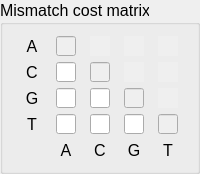
        <widget class="QGroupBox" name="groupBox_13">
         <property name="enabled">
          <bool>true</bool>
         </property>
         <property name="sizePolicy">
          <sizepolicy hsizetype="Fixed" vsizetype="Preferred">
           <horstretch>0</horstretch>
           <verstretch>0</verstretch>
          </sizepolicy>
         </property>
         <property name="font">
          <font>
           <pointsize>12</pointsize>
          </font>
         </property>
         <property name="mouseTracking">
          <bool>false</bool>
         </property>
         <property name="acceptDrops">
          <bool>false</bool>
         </property>
         <property name="title">
          <string>Mismatch cost matrix</string>
         </property>
         <layout class="QGridLayout" name="gridLayout_12">
          <item row="0" column="0">
           <widget class="QLabel" name="label_102">
            <property name="sizePolicy">
             <sizepolicy hsizetype="Fixed" vsizetype="Fixed">
              <horstretch>0</horstretch>
              <verstretch>0</verstretch>
             </sizepolicy>
            </property>
            <property name="minimumSize">
             <size>
              <width>20</width>
              <height>20</height>
             </size>
            </property>
            <property name="maximumSize">
             <size>
              <width>20</width>
              <height>20</height>
             </size>
            </property>
            <property name="text">
             <string>A</string>
            </property>
            <property name="alignment">
             <set>Qt::AlignCenter</set>
            </property>
           </widget>
          </item>
          <item row="0" column="1">
           <widget class="QLineEdit" name="lineEdit_AA">
            <property name="enabled">
             <bool>false</bool>
            </property>
            <property name="sizePolicy">
             <sizepolicy hsizetype="Fixed" vsizetype="Fixed">
              <horstretch>0</horstretch>
              <verstretch>0</verstretch>
             </sizepolicy>
            </property>
            <property name="minimumSize">
             <size>
              <width>20</width>
              <height>20</height>
             </size>
            </property>
            <property name="maximumSize">
             <size>
              <width>20</width>
              <height>20</height>
             </size>
            </property>
           </widget>
          </item>
          <item row="0" column="2">
           <widget class="QLineEdit" name="lineEdit_AC">
            <property name="enabled">
             <bool>false</bool>
            </property>
            <property name="sizePolicy">
             <sizepolicy hsizetype="Fixed" vsizetype="Fixed">
              <horstretch>0</horstretch>
              <verstretch>0</verstretch>
             </sizepolicy>
            </property>
            <property name="minimumSize">
             <size>
              <width>20</width>
              <height>20</height>
             </size>
            </property>
            <property name="maximumSize">
             <size>
              <width>20</width>
              <height>20</height>
             </size>
            </property>
            <property name="mouseTracking">
             <bool>false</bool>
            </property>
            <property name="acceptDrops">
             <bool>false</bool>
            </property>
            <property name="frame">
             <bool>false</bool>
            </property>
           </widget>
          </item>
          <item row="0" column="3">
           <widget class="QLineEdit" name="lineEdit_AG">
            <property name="enabled">
             <bool>false</bool>
            </property>
            <property name="sizePolicy">
             <sizepolicy hsizetype="Fixed" vsizetype="Fixed">
              <horstretch>0</horstretch>
              <verstretch>0</verstretch>
             </sizepolicy>
            </property>
            <property name="minimumSize">
             <size>
              <width>20</width>
              <height>20</height>
             </size>
            </property>
            <property name="maximumSize">
             <size>
              <width>20</width>
              <height>20</height>
             </size>
            </property>
            <property name="mouseTracking">
             <bool>false</bool>
            </property>
            <property name="acceptDrops">
             <bool>false</bool>
            </property>
            <property name="frame">
             <bool>false</bool>
            </property>
           </widget>
          </item>
          <item row="0" column="4">
           <widget class="QLineEdit" name="lineEdit_AT">
            <property name="enabled">
             <bool>false</bool>
            </property>
            <property name="sizePolicy">
             <sizepolicy hsizetype="Fixed" vsizetype="Fixed">
              <horstretch>0</horstretch>
              <verstretch>0</verstretch>
             </sizepolicy>
            </property>
            <property name="minimumSize">
             <size>
              <width>20</width>
              <height>20</height>
             </size>
            </property>
            <property name="maximumSize">
             <size>
              <width>20</width>
              <height>20</height>
             </size>
            </property>
            <property name="mouseTracking">
             <bool>false</bool>
            </property>
            <property name="acceptDrops">
             <bool>false</bool>
            </property>
            <property name="frame">
             <bool>false</bool>
            </property>
           </widget>
          </item>
          <item row="1" column="0">
           <widget class="QLabel" name="label_103">
            <property name="sizePolicy">
             <sizepolicy hsizetype="Fixed" vsizetype="Fixed">
              <horstretch>0</horstretch>
              <verstretch>0</verstretch>
             </sizepolicy>
            </property>
            <property name="minimumSize">
             <size>
              <width>20</width>
              <height>20</height>
             </size>
            </property>
            <property name="maximumSize">
             <size>
              <width>20</width>
              <height>20</height>
             </size>
            </property>
            <property name="text">
             <string>C</string>
            </property>
            <property name="alignment">
             <set>Qt::AlignCenter</set>
            </property>
           </widget>
          </item>
          <item row="1" column="1">
           <widget class="QLineEdit" name="lineEdit_CA">
            <property name="enabled">
             <bool>true</bool>
            </property>
            <property name="sizePolicy">
             <sizepolicy hsizetype="Fixed" vsizetype="Fixed">
              <horstretch>0</horstretch>
              <verstretch>0</verstretch>
             </sizepolicy>
            </property>
            <property name="minimumSize">
             <size>
              <width>20</width>
              <height>20</height>
             </size>
            </property>
            <property name="maximumSize">
             <size>
              <width>20</width>
              <height>20</height>
             </size>
            </property>
           </widget>
          </item>
          <item row="1" column="2">
           <widget class="QLineEdit" name="lineEdit_CC">
            <property name="enabled">
             <bool>false</bool>
            </property>
            <property name="sizePolicy">
             <sizepolicy hsizetype="Fixed" vsizetype="Fixed">
              <horstretch>0</horstretch>
              <verstretch>0</verstretch>
             </sizepolicy>
            </property>
            <property name="minimumSize">
             <size>
              <width>20</width>
              <height>20</height>
             </size>
            </property>
            <property name="maximumSize">
             <size>
              <width>20</width>
              <height>20</height>
             </size>
            </property>
           </widget>
          </item>
          <item row="1" column="3">
           <widget class="QLineEdit" name="lineEdit_CG">
            <property name="enabled">
             <bool>false</bool>
            </property>
            <property name="sizePolicy">
             <sizepolicy hsizetype="Fixed" vsizetype="Fixed">
              <horstretch>0</horstretch>
              <verstretch>0</verstretch>
             </sizepolicy>
            </property>
            <property name="minimumSize">
             <size>
              <width>20</width>
              <height>20</height>
             </size>
            </property>
            <property name="maximumSize">
             <size>
              <width>20</width>
              <height>20</height>
             </size>
            </property>
            <property name="mouseTracking">
             <bool>false</bool>
            </property>
            <property name="acceptDrops">
             <bool>false</bool>
            </property>
            <property name="frame">
             <bool>false</bool>
            </property>
           </widget>
          </item>
          <item row="1" column="4">
           <widget class="QLineEdit" name="lineEdit_CT">
            <property name="enabled">
             <bool>false</bool>
            </property>
            <property name="sizePolicy">
             <sizepolicy hsizetype="Fixed" vsizetype="Fixed">
              <horstretch>0</horstretch>
              <verstretch>0</verstretch>
             </sizepolicy>
            </property>
            <property name="minimumSize">
             <size>
              <width>20</width>
              <height>20</height>
             </size>
            </property>
            <property name="maximumSize">
             <size>
              <width>20</width>
              <height>20</height>
             </size>
            </property>
            <property name="mouseTracking">
             <bool>false</bool>
            </property>
            <property name="acceptDrops">
             <bool>false</bool>
            </property>
            <property name="frame">
             <bool>false</bool>
            </property>
           </widget>
          </item>
          <item row="2" column="0">
           <widget class="QLabel" name="label_104">
            <property name="sizePolicy">
             <sizepolicy hsizetype="Fixed" vsizetype="Fixed">
              <horstretch>0</horstretch>
              <verstretch>0</verstretch>
             </sizepolicy>
            </property>
            <property name="minimumSize">
             <size>
              <width>20</width>
              <height>20</height>
             </size>
            </property>
            <property name="maximumSize">
             <size>
              <width>20</width>
              <height>20</height>
             </size>
            </property>
            <property name="text">
             <string>G</string>
            </property>
            <property name="alignment">
             <set>Qt::AlignCenter</set>
            </property>
           </widget>
          </item>
          <item row="2" column="1">
           <widget class="QLineEdit" name="lineEdit_GA">
            <property name="enabled">
             <bool>true</bool>
            </property>
            <property name="sizePolicy">
             <sizepolicy hsizetype="Fixed" vsizetype="Fixed">
              <horstretch>0</horstretch>
              <verstretch>0</verstretch>
             </sizepolicy>
            </property>
            <property name="minimumSize">
             <size>
              <width>20</width>
              <height>20</height>
             </size>
            </property>
            <property name="maximumSize">
             <size>
              <width>20</width>
              <height>20</height>
             </size>
            </property>
           </widget>
          </item>
          <item row="2" column="2">
           <widget class="QLineEdit" name="lineEdit_GC">
            <property name="enabled">
             <bool>true</bool>
            </property>
            <property name="sizePolicy">
             <sizepolicy hsizetype="Fixed" vsizetype="Fixed">
              <horstretch>0</horstretch>
              <verstretch>0</verstretch>
             </sizepolicy>
            </property>
            <property name="minimumSize">
             <size>
              <width>20</width>
              <height>20</height>
             </size>
            </property>
            <property name="maximumSize">
             <size>
              <width>20</width>
              <height>20</height>
             </size>
            </property>
           </widget>
          </item>
          <item row="2" column="3">
           <widget class="QLineEdit" name="lineEdit_GG">
            <property name="enabled">
             <bool>false</bool>
            </property>
            <property name="sizePolicy">
             <sizepolicy hsizetype="Fixed" vsizetype="Fixed">
              <horstretch>0</horstretch>
              <verstretch>0</verstretch>
             </sizepolicy>
            </property>
            <property name="minimumSize">
             <size>
              <width>20</width>
              <height>20</height>
             </size>
            </property>
            <property name="maximumSize">
             <size>
              <width>20</width>
              <height>20</height>
             </size>
            </property>
           </widget>
          </item>
          <item row="2" column="4">
           <widget class="QLineEdit" name="lineEdit_GT">
            <property name="enabled">
             <bool>false</bool>
            </property>
            <property name="sizePolicy">
             <sizepolicy hsizetype="Fixed" vsizetype="Fixed">
              <horstretch>0</horstretch>
              <verstretch>0</verstretch>
             </sizepolicy>
            </property>
            <property name="minimumSize">
             <size>
              <width>20</width>
              <height>20</height>
             </size>
            </property>
            <property name="maximumSize">
             <size>
              <width>20</width>
              <height>20</height>
             </size>
            </property>
            <property name="mouseTracking">
             <bool>false</bool>
            </property>
            <property name="acceptDrops">
             <bool>false</bool>
            </property>
            <property name="frame">
             <bool>false</bool>
            </property>
           </widget>
          </item>
          <item row="3" column="0">
           <widget class="QLabel" name="label_105">
            <property name="sizePolicy">
             <sizepolicy hsizetype="Fixed" vsizetype="Fixed">
              <horstretch>0</horstretch>
              <verstretch>0</verstretch>
             </sizepolicy>
            </property>
            <property name="minimumSize">
             <size>
              <width>20</width>
              <height>20</height>
             </size>
            </property>
            <property name="maximumSize">
             <size>
              <width>20</width>
              <height>20</height>
             </size>
            </property>
            <property name="text">
             <string>T</string>
            </property>
            <property name="alignment">
             <set>Qt::AlignCenter</set>
            </property>
           </widget>
          </item>
          <item row="3" column="1">
           <widget class="QLineEdit" name="lineEdit_TA">
            <property name="enabled">
             <bool>true</bool>
            </property>
            <property name="sizePolicy">
             <sizepolicy hsizetype="Fixed" vsizetype="Fixed">
              <horstretch>0</horstretch>
              <verstretch>0</verstretch>
             </sizepolicy>
            </property>
            <property name="minimumSize">
             <size>
              <width>20</width>
              <height>20</height>
             </size>
            </property>
            <property name="maximumSize">
             <size>
              <width>20</width>
              <height>20</height>
             </size>
            </property>
           </widget>
          </item>
          <item row="3" column="2">
           <widget class="QLineEdit" name="lineEdit_TC">
            <property name="enabled">
             <bool>true</bool>
            </property>
            <property name="sizePolicy">
             <sizepolicy hsizetype="Fixed" vsizetype="Fixed">
              <horstretch>0</horstretch>
              <verstretch>0</verstretch>
             </sizepolicy>
            </property>
            <property name="minimumSize">
             <size>
              <width>20</width>
              <height>20</height>
             </size>
            </property>
            <property name="maximumSize">
             <size>
              <width>20</width>
              <height>20</height>
             </size>
            </property>
           </widget>
          </item>
          <item row="3" column="3">
           <widget class="QLineEdit" name="lineEdit_TG">
            <property name="sizePolicy">
             <sizepolicy hsizetype="Fixed" vsizetype="Fixed">
              <horstretch>0</horstretch>
              <verstretch>0</verstretch>
             </sizepolicy>
            </property>
            <property name="minimumSize">
             <size>
              <width>20</width>
              <height>20</height>
             </size>
            </property>
            <property name="maximumSize">
             <size>
              <width>20</width>
              <height>20</height>
             </size>
            </property>
           </widget>
          </item>
          <item row="3" column="4">
           <widget class="QLineEdit" name="lineEdit_TT">
            <property name="enabled">
             <bool>false</bool>
            </property>
            <property name="sizePolicy">
             <sizepolicy hsizetype="Fixed" vsizetype="Fixed">
              <horstretch>0</horstretch>
              <verstretch>0</verstretch>
             </sizepolicy>
            </property>
            <property name="minimumSize">
             <size>
              <width>20</width>
              <height>20</height>
             </size>
            </property>
            <property name="maximumSize">
             <size>
              <width>20</width>
              <height>20</height>
             </size>
            </property>
           </widget>
          </item>
          <item row="4" column="0">
           <widget class="QLabel" name="label_106">
            <property name="sizePolicy">
             <sizepolicy hsizetype="Fixed" vsizetype="Fixed">
              <horstretch>0</horstretch>
              <verstretch>0</verstretch>
             </sizepolicy>
            </property>
            <property name="minimumSize">
             <size>
              <width>20</width>
              <height>20</height>
             </size>
            </property>
            <property name="maximumSize">
             <size>
              <width>20</width>
              <height>20</height>
             </size>
            </property>
            <property name="text">
             <string/>
            </property>
            <property name="alignment">
             <set>Qt::AlignCenter</set>
            </property>
           </widget>
          </item>
          <item row="4" column="1">
           <widget class="QLabel" name="label_107">
            <property name="sizePolicy">
             <sizepolicy hsizetype="Fixed" vsizetype="Fixed">
              <horstretch>0</horstretch>
              <verstretch>0</verstretch>
             </sizepolicy>
            </property>
            <property name="minimumSize">
             <size>
              <width>20</width>
              <height>20</height>
             </size>
            </property>
            <property name="maximumSize">
             <size>
              <width>20</width>
              <height>20</height>
             </size>
            </property>
            <property name="text">
             <string>A</string>
            </property>
            <property name="alignment">
             <set>Qt::AlignCenter</set>
            </property>
           </widget>
          </item>
          <item row="4" column="2">
           <widget class="QLabel" name="label_108">
            <property name="sizePolicy">
             <sizepolicy hsizetype="Fixed" vsizetype="Fixed">
              <horstretch>0</horstretch>
              <verstretch>0</verstretch>
             </sizepolicy>
            </property>
            <property name="minimumSize">
             <size>
              <width>20</width>
              <height>20</height>
             </size>
            </property>
            <property name="maximumSize">
             <size>
              <width>20</width>
              <height>20</height>
             </size>
            </property>
            <property name="text">
             <string>C</string>
            </property>
            <property name="alignment">
             <set>Qt::AlignCenter</set>
            </property>
           </widget>
          </item>
          <item row="4" column="3">
           <widget class="QLabel" name="label_109">
            <property name="sizePolicy">
             <sizepolicy hsizetype="Fixed" vsizetype="Fixed">
              <horstretch>0</horstretch>
              <verstretch>0</verstretch>
             </sizepolicy>
            </property>
            <property name="minimumSize">
             <size>
              <width>20</width>
              <height>20</height>
             </size>
            </property>
            <property name="maximumSize">
             <size>
              <width>20</width>
              <height>20</height>
             </size>
            </property>
            <property name="text">
             <string>G</string>
            </property>
            <property name="alignment">
             <set>Qt::AlignCenter</set>
            </property>
           </widget>
          </item>
          <item row="4" column="4">
           <widget class="QLabel" name="label_110">
            <property name="sizePolicy">
             <sizepolicy hsizetype="Fixed" vsizetype="Fixed">
              <horstretch>0</horstretch>
              <verstretch>0</verstretch>
             </sizepolicy>
            </property>
            <property name="minimumSize">
             <size>
              <width>20</width>
              <height>20</height>
             </size>
            </property>
            <property name="maximumSize">
             <size>
              <width>20</width>
              <height>20</height>
             </size>
            </property>
            <property name="text">
             <string>T</string>
            </property>
            <property name="alignment">
             <set>Qt::AlignCenter</set>
            </property>
           </widget>
          </item>
         </layout>
        </widget>
